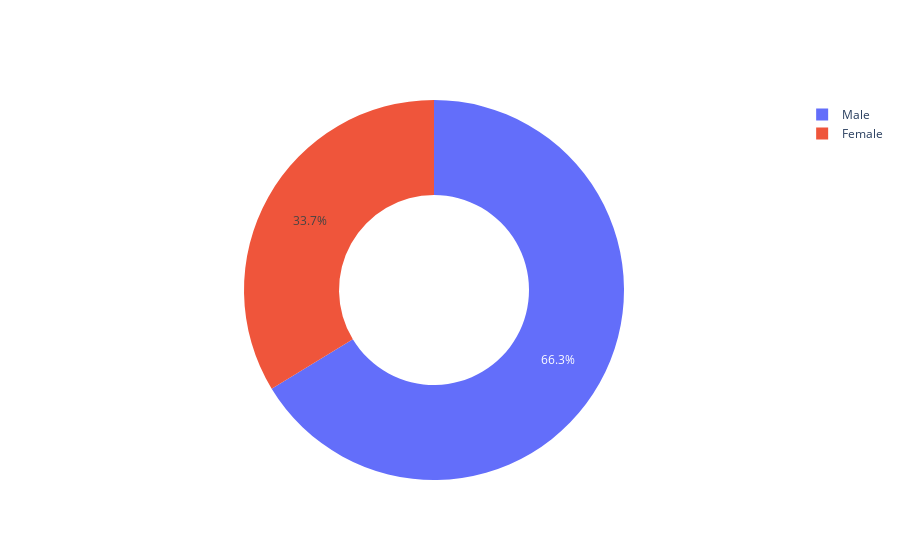

The code cell stored with this chart in its notebook:
### Markdown cell above
# Q.6: look at the number of tips given to waiters by gender of the person paying the bill to see who tips waiters the most:

### Code cell
Labels=data['sex']
Values=data['tip']
Data=go.Pie(labels=Labels,values=Values,hole=0.5)
fig=go.Figure(data=[Data])
fig.show()

### Figure 1 — Plotly figure (JSON) as saved in the notebook; plotly's stock layout.template omitted (floating-point values rounded to 4 significant figures; data arrays with more than 128 entries replaced by an {"elided": "..."} marker saying what was removed)
{"data": [{"hole": 0.5, "labels": {"elided": "244 str values"}, "type": "pie", "values": {"elided": "244 float values"}}], "layout": {"autosize": true}}
